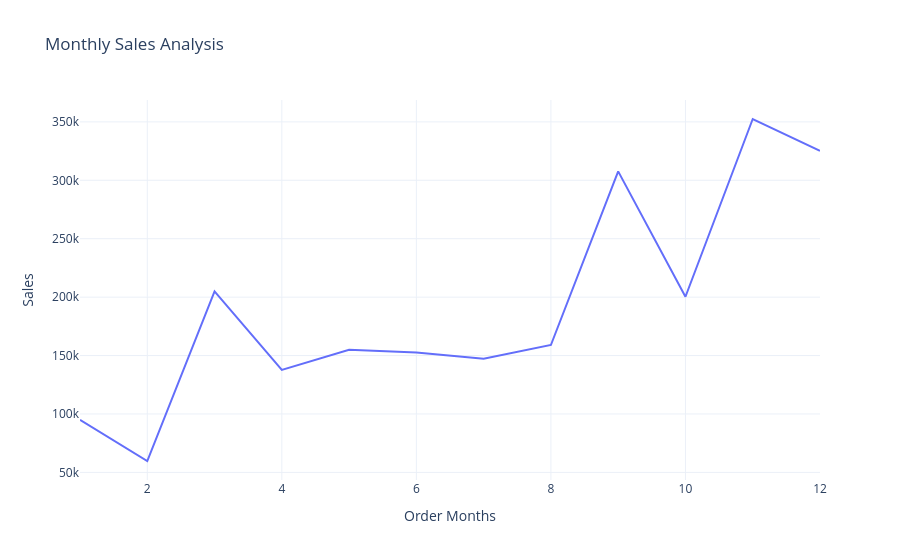

The code cell stored with this chart in its notebook:
### Code cell
fig = px.line(sales_by_months,
              x='Order Months',
              y='Sales',
              title= 'Monthly Sales Analysis')
fig.show()

### Figure 1 — Plotly figure (JSON) as saved in the notebook; plotly's stock layout.template omitted (floating-point values rounded to 4 significant figures)
{"data": [{"hovertemplate": "Order Months=%{x}<br>Sales=%{y}<extra></extra>", "legendgroup": "", "line": {"color": "#636efa", "dash": "solid"}, "marker": {"symbol": "circle"}, "mode": "lines", "name": "", "orientation": "v", "showlegend": false, "type": "scatter", "x": [1, 2, 3, 4, 5, 6, 7, 8, 9, 10, 11, 12], "xaxis": "x", "y": [94920.0, 59750.0, 205000.0, 137800.0, 155000.0, 152700.0, 147200.0, 159000.0, 307600.0, 200300.0, 352500.0, 325300.0], "yaxis": "y"}], "layout": {"legend": {"tracegroupgap": 0}, "title": {"text": "Monthly Sales Analysis"}, "xaxis": {"anchor": "y", "domain": [0, 1], "title": {"text": "Order Months"}}, "yaxis": {"anchor": "x", "domain": [0, 1], "title": {"text": "Sales"}}}}
